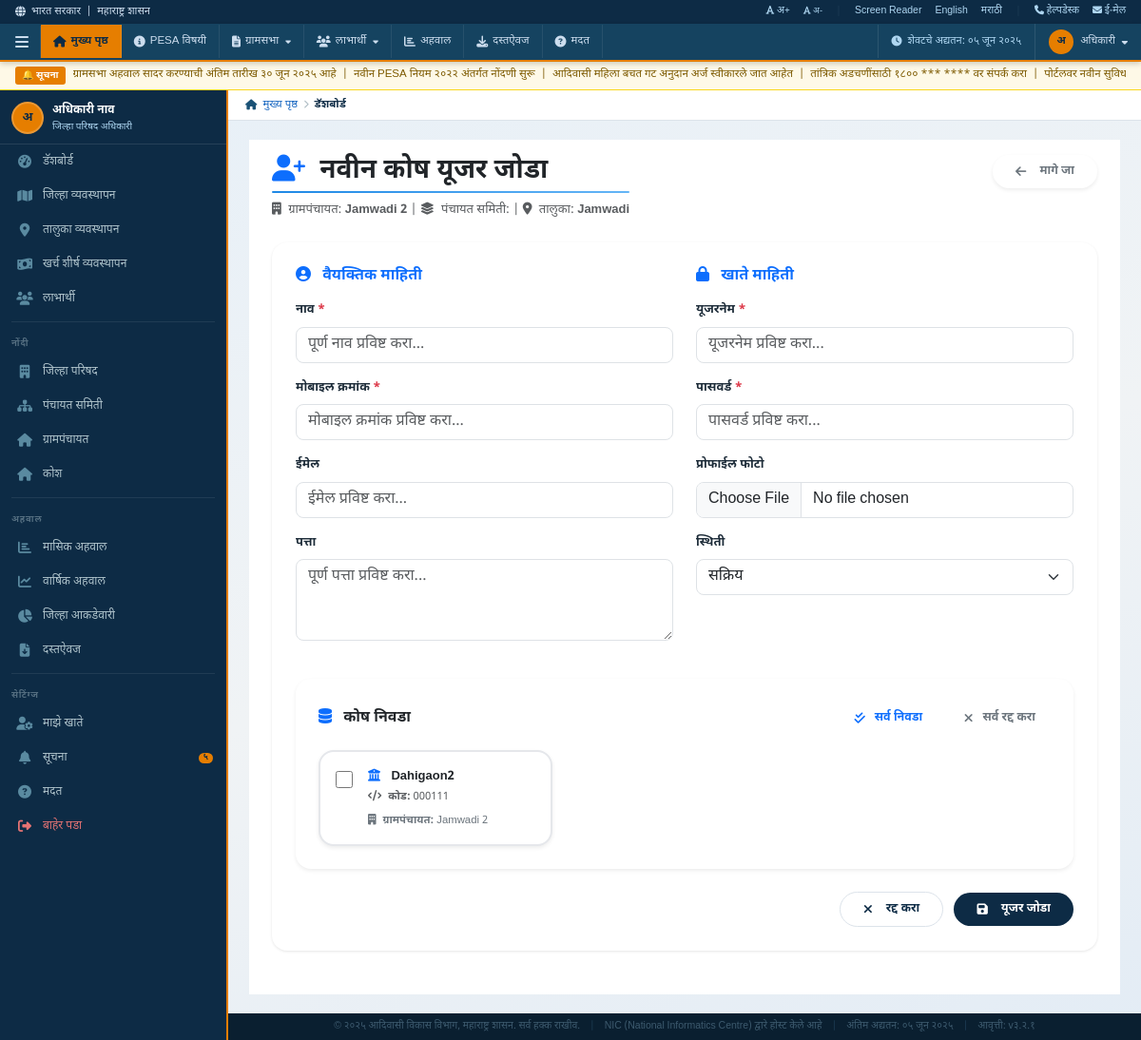
Page /Kosh/Kosh-Add-User/2/ (signed in) on the committed database.
### Kosh/models.py (models this page shows, shortened)
class GramPanchayat(models.Model):
    STATUS_CHOICES = (
        ('Active', 'Active'),
        ('Inactive', 'Inactive'),
    )
    panchayat_samiti = models.ForeignKey(Panchayat_Samiti,on_delete=models.SET_NULL,null=True,blank=True, related_name='gram_panchayats')
    gram_panchayat_name = models.CharField(max_length=255,null=True,blank=True)
    gram_panchayat_code = models.CharField(max_length=50,null=True,blank=True)
    address = models.TextField(null=True,blank=True)
    status = models.CharField(max_length=20,choices=STATUS_CHOICES,default='Active',null=True,blank=True)
    is_deleted = models.BooleanField(default=False,null=True,blank=True)
    deleted_date = models.DateTimeField(null=True,blank=True)
    created_at = models.DateTimeField(auto_now_add=True,null=True,blank=True)
    updated_at = models.DateTimeField(auto_now=True,null=True,blank=True)

class Kosh(models.Model):
    STATUS_CHOICES = (
        ('Active', 'Active'),
        ('Inactive', 'Inactive'),
        ('Closed', 'Closed'),
    )
    grampanchayat = models.ForeignKey('GramPanchayat',on_delete=models.SET_NULL,null=True,blank=True, related_name='kosh')
    kosh_name = models.CharField(max_length=255,null=True,blank=True)
    kosh_code = models.CharField(max_length=100,null=True,blank=True)
    is_primary = models.BooleanField(default=False,null=True,blank=True)
    status = models.CharField(max_length=20,choices=STATUS_CHOICES,default='Active',null=True,blank=True)
    is_deleted = models.BooleanField(default=False,null=True,blank=True)
    deleted_date = models.DateTimeField(null=True,blank=True)
    created_at = models.DateTimeField(auto_now_add=True,null=True,blank=True)
    updated_at = models.DateTimeField(auto_now=True,null=True,blank=True)

### PanchayatSamiti/models.py (models this page shows)
class Panchayat_Samiti(models.Model):
    STATUS_CHOICES = (
        ('Active', 'Active'),
        ('Inactive', 'Inactive'),
    )
    zilla_parishad = models.ForeignKey(Zilla_Parishad,on_delete=models.SET_NULL,null=True,blank=True, related_name='panchayat_samitis')
    panchayat_samiti_name = models.CharField(max_length=255,null=True,blank=True)
    panchayat_samiti_code = models.CharField(max_length=255,unique=True,null=True,blank=True)
    taluka = models.ForeignKey(Taluka,on_delete=models.SET_NULL,null=True,blank=True,related_name='panchayat_samitis')
    status = models.CharField(max_length=20,choices=STATUS_CHOICES,default='Active',null=True,blank=True)
    created_at = models.DateTimeField(auto_now_add=True,null=True,blank=True)
    updated_at = models.DateTimeField(auto_now=True,null=True,blank=True)

### Main/models.py (models this page shows, shortened)
class Taluka(models.Model):
    district = models.ForeignKey('District',on_delete=models.SET_NULL,null=True,blank=True,related_name='talukas')
    name = models.CharField(max_length=255, null=True, blank=True)
    created_at = models.DateTimeField(auto_now_add=True, null=True, blank=True)
    updated_at = models.DateTimeField(auto_now=True, null=True, blank=True)

### Kosh/views.py (the view, shortened to what this page needs)
# urls.py: path('Kosh-Add-User/<int:grampanchayat_id>/', views.Kosh_Add_User, name='Kosh-Add-User'),
def Kosh_Add_User(request, grampanchayat_id):
    if not request.session.get('superuser_id'):
        return redirect('SuperUser-Login')
    try:
        super_user = Super_User.objects.get(
            id=request.session.get('superuser_id'),
            status='Active'
        )
    except Super_User.DoesNotExist:
        request.session.flush()
        return redirect('SuperUser-Login')
    try:
        gram_panchayat = GramPanchayat.objects.get(
            id=grampanchayat_id,
            is_deleted=False,
            status='Active'
        )
    except GramPanchayat.DoesNotExist:
        messages.error(request, 'ग्रामपंचायत सापडली नाही')
        return redirect('Kosh-Manage-Grampanchayat')
    all_kosh = Kosh.objects.filter(
        grampanchayat=gram_panchayat,  # Changed from gramPanchayat to grampanchayat
        status='Active',
        is_deleted=False
    ).select_related('grampanchayat')
    context = {
        'super_user': super_user,
        'gram_panchayat': gram_panchayat,
        'all_kosh': all_kosh,
        'page_title': 'नवीन कोष यूजर जोडा',
        'button_text': 'यूजर जोडा',
    }
    return render(request, 'Kosh-Add-User.html', context)

### Kosh/templates/Kosh-Add-User.html (shortened to what this page needs)
{% extends 'Superuser-base.html' %}
{% load static %}
{% block content %}
<div class="container-fluid px-4 py-3 bg-white">
<div class="d-flex justify-content-between align-items-start flex-wrap gap-3 mb-4">
  <div class="d-inline-block">
    <h3 class="h3 mb-1 fw-bold text-dark">
      <i class="fas fa-user-plus text-primary me-2"></i>
      {{ page_title }}
    </h3>
    <div class="rounded-pill"
         style="height: 2px; width: 100%;
         background: linear-gradient(90deg, #1e88e5, #64b5f6);">
    </div>
    <p class="text-muted mt-2 mb-0">
      <i class="fas fa-building me-1"></i>
      ग्रामपंचायत:
      <strong>{{ gram_panchayat.gram_panchayat_name }}</strong>
      {% if gram_panchayat.panchayat_samiti %}
        | <i class="fas fa-layer-group me-1"></i>
        पंचायत समिती:
        | <i class="fas fa-map-marker-alt me-1"></i>
        तालुका:
        <strong>{{ gram_panchayat.panchayat_samiti.taluka.name|default:"—" }}</strong>
      {% endif %}
    </p>
  </div>
  <div>
    <a href="{% url 'Kosh-Management' gram_panchayat.id %}"
       class="btn btn-outline-secondary rounded-pill back-btn px-4 py-2 shadow-sm">
      <i class="fas fa-arrow-left me-2"></i>
      मागे जा
    </a>
  </div>
</div>
  <div class="form-section">
    <form method="POST" action="{% url 'Kosh-Add-User' gram_panchayat.id %}" enctype="multipart/form-data">
      <div class="row">
        <div class="col-md-6">
          <h6 class="fw-bold mb-3 text-primary">
            <i class="fas fa-user-circle me-2"></i> वैयक्तिक माहिती
          </h6>
          <div class="mb-3">
            <label class="form-label fw-semibold">नाव <span class="text-danger">*</span></label>
            <input type="text" name="name" class="form-control rounded-3"
                   placeholder="पूर्ण नाव प्रविष्ट करा..." required>
          </div>
          <div class="mb-3">
            <label class="form-label fw-semibold">मोबाइल क्रमांक <span class="text-danger">*</span></label>
            <input type="tel" name="mobile" class="form-control rounded-3"
                   placeholder="मोबाइल क्रमांक प्रविष्ट करा..." required>
          </div>
          <div class="mb-3">
            <label class="form-label fw-semibold">ईमेल</label>
            <input type="email" name="email" class="form-control rounded-3"
                   placeholder="ईमेल प्रविष्ट करा...">
          </div>
          <div class="mb-3">
            <label class="form-label fw-semibold">पत्ता</label>
            <textarea name="address" class="form-control rounded-3" rows="3"
                      placeholder="पूर्ण पत्ता प्रविष्ट करा..."></textarea>
          </div>
        </div>
        <div class="col-md-6">
          <h6 class="fw-bold mb-3 text-primary">
            <i class="fas fa-lock me-2"></i> खाते माहिती
          </h6>
          <div class="mb-3">
            <label class="form-label fw-semibold">यूजरनेम <span class="text-danger">*</span></label>
            <input type="text" name="username" class="form-control rounded-3"
                   placeholder="यूजरनेम प्रविष्ट करा..." required>
          </div>
          <div class="mb-3">
            <label class="form-label fw-semibold">पासवर्ड <span class="text-danger">*</span></label>
            <input type="password" name="password" class="form-control rounded-3"
                   placeholder="पासवर्ड प्रविष्ट करा..." required>
          </div>
          <div class="mb-3">
            <label class="form-label fw-semibold">प्रोफाईल फोटो</label>
            <input type="file" name="profile" class="form-control rounded-3" accept="image/*" id="profileInput">
          </div>
          <div class="mb-3">
            <label class="form-label fw-semibold">स्थिती</label>
            <select name="status" class="form-select rounded-3">
              <option value="Active">सक्रिय</option>
            </select>
          </div>
        </div>
      </div>
<div class="row mt-4">
  <div class="col-12">
    <div class="card border-0 shadow-sm rounded-4">
      <div class="card-body p-4">
        <div class="d-flex justify-content-between align-items-center mb-3 flex-wrap gap-2">
          <h6 class="fw-bold text-dark mb-0">
            <i class="fas fa-database text-primary me-2"></i>
            कोष निवडा
          </h6>
          {% if all_kosh %}
          <div>
            <button type="button"
                    class="btn btn-sm btn-outline-primary rounded-pill px-3"
                    onclick="selectAll()">
              <i class="fas fa-check-double me-1"></i>
              सर्व निवडा
            </button>
            <button type="button"
                    class="btn btn-sm btn-outline-secondary rounded-pill px-3 ms-2"
                    onclick="deselectAll()">
              <i class="fas fa-times me-1"></i>
              सर्व रद्द करा
            </button>
          </div>
          {% endif %}
        </div>
        {% if all_kosh %}
          <div class="row g-3">
            {% for kosh in all_kosh %}
              <div class="col-md-6 col-lg-4">
                <label class="d-flex align-items-start p-3 rounded-4 w-100 shadow-sm"
                       for="kosh_{{ kosh.id }}"
                       style="
                          cursor: pointer;
                          transition: all 0.3s ease;
                          border: 2px solid #e5e7eb;
                          background: #fff;
                       ">
                  <input type="checkbox"
                         name="kosh_ids"
                         value="{{ kosh.id }}"
                         id="kosh_{{ kosh.id }}"
                         class="mt-1 me-3"
                         style="width: 18px; height: 18px; cursor: pointer;">
                  <div class="flex-grow-1">
                    <div class="fw-semibold text-dark mb-1">
                      <i class="fas fa-university text-primary me-2"></i>
                      {{ kosh.kosh_name|default:"—" }}
                    </div>
                    <div class="small text-muted mb-2">
                      <i class="fas fa-code me-1"></i>
                      <strong>कोड:</strong>
                      {{ kosh.kosh_code|default:"—" }}
                    </div>
                    <div class="small text-secondary">
                      <i class="fas fa-building me-1"></i>
                      <strong>ग्रामपंचायत:</strong>
                      {{ kosh.grampanchayat.gram_panchayat_name|default:"—" }}
                    </div>
                  </div>
                </label>
              </div>
            {% endfor %}
          </div>
        {% endif %}
      </div>
    </div>
  </div>
</div>
      <div class="row mt-4">
        <div class="col-12 text-end">
          <a href="{% url 'Kosh-Manage-Grampanchayat' %}" class="btn btn-secondary rounded-pill px-4 me-2">
            <i class="fas fa-times me-2"></i> रद्द करा
          </a>
          <button type="submit" class="btn btn-primary rounded-pill px-4">
            <i class="fas fa-save me-2"></i> {{ button_text }}
          </button>
        </div>
      </div>
    </form>
  </div>
</div>
{% endblock %}

### Navbar/templates/Superuser-base.html (style rules this page uses)
* { box-sizing:border-box;margin:0;padding:0; }
:root { --navy:#0d2b45; --navy2:#154360; --navy3:#1a5276; --gold:#e67e00; --gold2:#f39c12; --white:#fff; --gray1:#f0f3f5; --gray2:#dce3ea; --gray3:#b0bec5; --text:#1c2b38; --muted:#5a6a78; --danger:#c0392b; --green:#1e7e34; --link:#1565c0; --sidebar-width: 240px; }
body { font-family:'Noto Sans Devanagari',sans-serif; font-size:13px; background:var(--gray1); color:var(--text); min-height:100vh; display:flex; flex-direction:column; }
.card { background:#fff; border:1px solid var(--gray2); border-radius:8px; overflow:hidden; box-shadow:0 1px 6px rgba(13,43,69,.07); }
.card-body { padding:16px; }
.btn { display:inline-flex;align-items:center;gap:6px; padding:8px 14px;border-radius:4px; font-size:12.5px;font-weight:600;font-family:inherit; cursor:pointer;border:none;transition:all .15s;text-decoration:none; }
.btn-primary { background:var(--navy);color:#fff; }
.btn-secondary { background:#fff;color:var(--navy);border:1px solid var(--gray2); }
.btn i { font-size:13px; }

### Kosh/templates/Kosh-Add-User.html (style rules this page uses)
.form-section { background: #fff; border-radius: 16px; padding: 25px; margin-bottom: 30px; box-shadow: 0 1px 3px rgba(0,0,0,0.1); }
.back-btn { transition: all 0.3s ease; }

### rows in the picture
GramPanchayat: gram_panchayat_name "Jamwadi 2", panchayat_samiti.taluka.name "Jamwadi"
Kosh: kosh_name "Dahigaon2", kosh_code "000111", grampanchayat.gram_panchayat_name "Jamwadi 2"

### other values in the picture
{{ page_title }} "नवीन कोष यूजर जोडा"
{{ button_text }} "यूजर जोडा"
